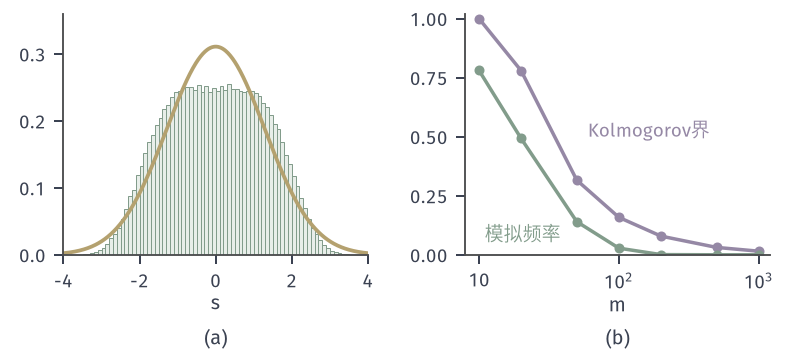

Source code (Python):
from pathlib import Path
import sys
HERE = Path(__file__).resolve().parent
sys.path.insert(0, str(HERE.parent/"lln-common"))
from lln_fig import *
# Limit of the random harmonic series S = sum eps_k/k.
# (a) histogram of S_N, N = 1000 (remaining variance sum_{k>1000} 1/k^2 ~ 1e-3), 200000 samples (seed 2),
#     against N(0, pi^2/6) density (yellow) with the same variance.
# (b) P(max_{m<k<=K}|S_k - S_m| >= eps), eps = 0.25, K = 20000, estimated from 4000 paths (seed 8), against the
#     Kolmogorov bound (1/eps^2) sum_{m<k<=K} 1/k^2 (purple).
rng = np.random.default_rng(2)
N, R = 1000, 200000
k = 1/np.arange(1, N+1)
SN = np.zeros(R)
for c in range(20):
    SN[c*10000:(c+1)*10000] = rademacher(rng, (10000, N)) @ k
fig, (a, b) = figure(width_mm=112, height_mm=50, ncols=2)
panel(fig, left=.08, right=.97, bottom=.28, wspace=.32)
bins = np.linspace(-4, 4, 81)
a.hist(SN, bins=bins, density=True, color=GREEN_FILL, ec=GREEN, lw=.4)
v = np.pi**2/6; x = np.linspace(-4, 4, 401)
a.plot(x, np.exp(-x**2/(2*v))/np.sqrt(2*np.pi*v), color=YELLOW, lw=1.5)
a.set_xlim(-4, 4); a.set_ylim(0, .36); a.set_yticks([0, .1, .2, .3]); axlab(a, '$s$')
eps, K = .25, 20000
ms = np.array([10, 20, 50, 100, 200, 500, 1000])
rng2 = np.random.default_rng(8)
cnt = np.zeros(len(ms)); P = 4000
w = 1/np.arange(1, K+1)
for c in range(8):
    S = np.cumsum(rademacher(rng2, (P//8, K))*w, axis=1)
    for i, m in enumerate(ms):
        cnt[i] += np.sum(np.max(np.abs(S[:, m:]-S[:, [m-1]]), axis=1) >= eps)
prob = cnt/P
bound = np.array([np.sum(w[m:]**2) for m in ms])/eps**2
b.plot(ms, np.minimum(bound, 1), color=PURPLE, lw=1.4, marker='o', ms=3)
b.plot(ms, prob, color=GREEN, lw=1.4, marker='o', ms=3)
b.set_xscale('log'); logticks(b, [1, 2, 3], 'x'); b.set_yticks([0, .25, .5, .75, 1])
b.set_xlim(8, 1200); b.set_ylim(0, 1.02)
lab(b, 60, .5, 'Kolmogorov界', PURPLE); lab(b, 11, .06, '模拟频率', GREEN)
axlab(b, '$m$')
tags(fig, (a, b))
save(fig, HERE, 'figure', {'samples': R, 'seed_hist': 2, 'sample_var': float(SN.var()), 'pi2_over_6': v,
     'sample_excess_kurtosis': float(np.mean(SN**4)/SN.var()**2-3),
     'm': ms.tolist(), 'prob': prob.tolist(), 'bound': bound.tolist(), 'paths': P, 'seed_b': 8})
